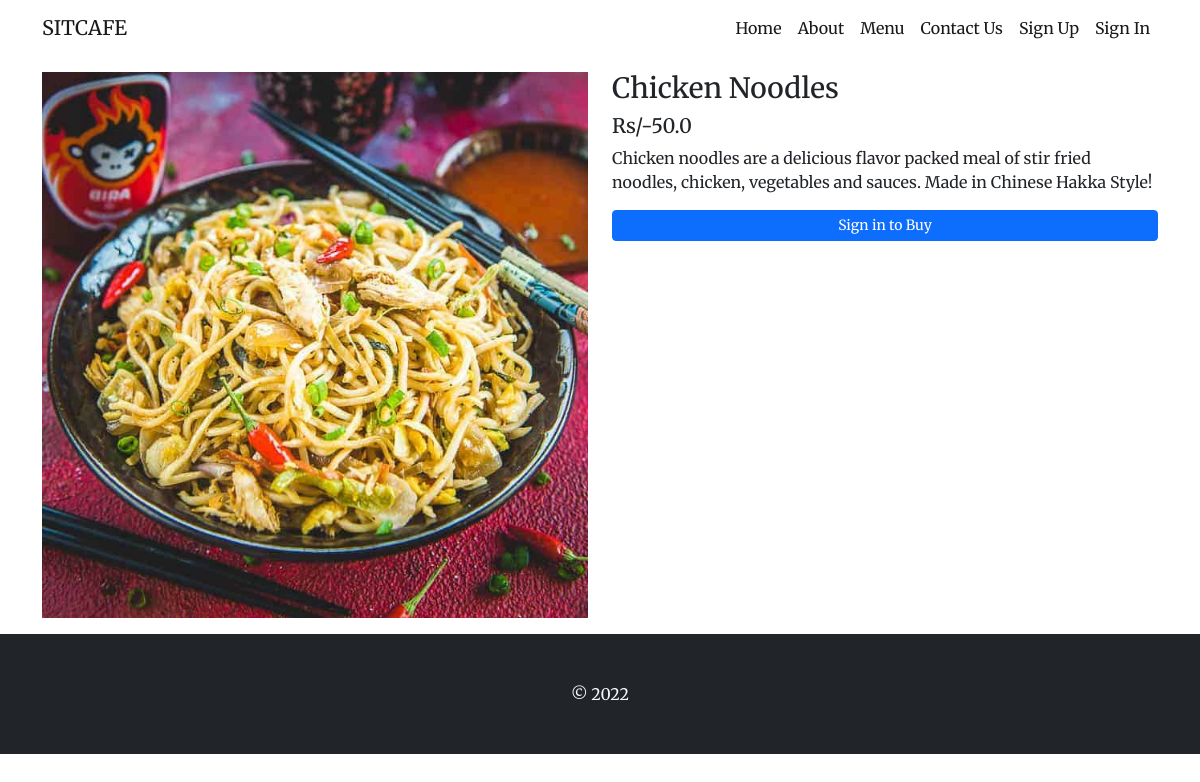
Page /food/details/6/ on the committed database.
### food/models.py (models this page shows, shortened)
class Food(models.Model):
    category = models.ForeignKey(Cuisine, on_delete = models.DO_NOTHING)
    name = models.CharField(max_length=100)
    price = models.FloatField()
    description = models.TextField()
    secondary_description = models.TextField(blank=True)
    is_available = models.BooleanField(default=True)
    photo = models.ImageField(upload_to='food_images/')

### food/views.py (the view)
# urls.py: path('details/<int:id>/',views.details, name="details"),
def details(request, id):
    food = Food.objects.get(id=id)
    context = {
        'food' :food
    }
    return render(request, 'food/details.html', context)

### templates/food/details.html (shortened to what this page needs)
{% extends 'base.html' %}
{% load static %}
{% block css %}
    <link rel="stylesheet" href="{% static 'css/cart-style.css'%}">
{% endblock css %}
{% block content %}
<div class="container">
    <div class="row my-3">
        <div class="col-md-6">
            <img src="{{food.photo.url}}" alt="{{food.name}}" class="img-fluid">
        </div>
        <div class="col-md-6">
            <h3 class="h3">{{food.name}}</h3>
            <h5 class="h5">Rs/-{{food.price}}</h5>
            <p class="text-lead">{{food.description}}</p>
            <div class="my-2">
                {% if food.is_available %}
                    {% if user.is_authenticated %}
                        <form action="{% url 'add_to_cart'%}" method="POST">
                            {% csrf_token %}
                            <input type="hidden" name="food_id" value="{{food.id}}">
                            <div class="input-group mb-3">
                                <button class="btn btn-outline-secondary" type="button" onclick="decrement()">-</button>
                                <input type="text" class="quantity" id="quantity" name="quantity" value="1" readonly>
                                <button class="btn btn-outline-secondary" type="button" onclick="increment()">+</button>
                            </div>
                            <input type="submit" value="Add to cart" class="btn btn-primary w-100">
                        </form>
                    {% else %}
                        <a href="{% url 'signin' %}" class="btn btn-primary btn-sm w-100">Sign in to Buy</a>
                    {% endif %}
                {% else %}
                    <p class="text-danger">Currently Unavailable</p>
                {% endif %}
            </div>
        </div>
    </div>
</div>
{% endblock content %}

### static/css/base-style.css (style rules this page uses)
body { font-family: 'Merriweather', serif; }

### rows in the picture
Food: photo (picture), name "Chicken Noodles", price "50.0", description "Chicken noodles are a delicious flavor packed meal of stir fried noodles, chicken, vegetables and sauces. Made in Chinese Hakka Style!"
